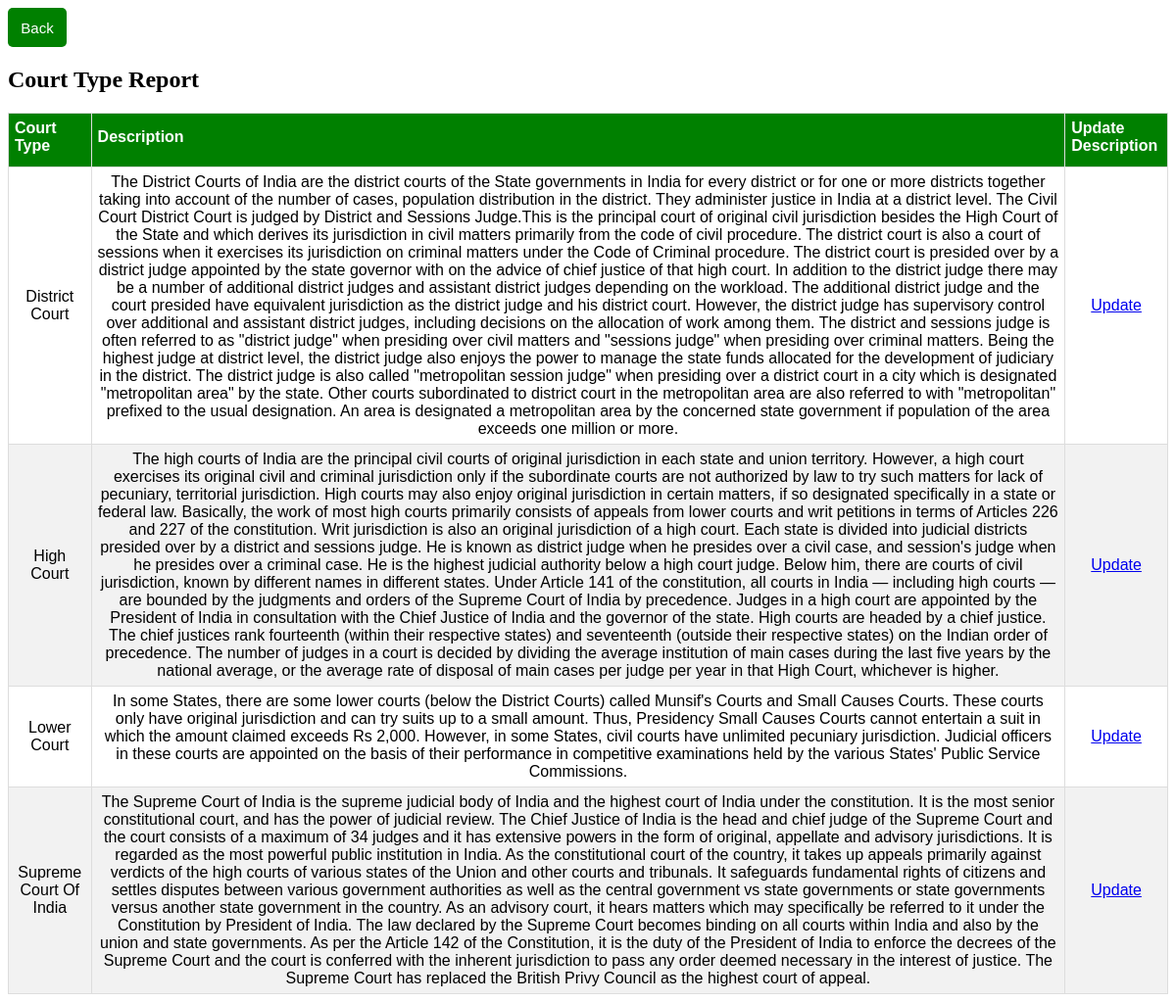
The app's page /courttypereport.php (signed in) with its own data.
### tables this page shows
CREATE TABLE `courttype` (
  `typename` varchar(25) NOT NULL,
  `description` text NOT NULL
);

### courttypereport.php (the view, shortened to what this page needs)
<!DOCTYPE html>
<?php
 require "dbconfig.php";
 $conn=mysqli_connect($host,$user,$pass,$db) or die("we couldn't connect");
 ?>
<html>
<head>
</head>
<body>
	<div align="left">
		<button id="abc" style="width:60px;" onclick="window.location.href='index1.php'">Back</button>
</div>
<div class="form">
<h2>Court Type Report</h2>
<table id="customers" width="100%" border="1" style="border-collapse:collapse;">
<thead>
<tr>
<th><strong>Court Type</strong></th>
<th><strong>Description</strong></th>
<th><strong>Update Description</strong></th>
</thead>
<tbody>
<?php
$count=1;
$sel_query="Select * from courttype ORDER BY typename ASC";
$resul = mysqli_query($conn,$sel_query);
if(mysqli_num_rows($resul)>0){
while($row = mysqli_fetch_assoc($resul)) { ?>
<td align="center"><?php echo $row["typename"]; ?></td>
<td align="center"><?php echo $row["description"]; ?></td>
<td align="center">
	<a href="update1.php?id=<?php echo $row["description"];?>">Update</a>
</td>
<?php $count++; }
} ?>
</tbody>
</table>
</div>
</body>
</html>

### courttypereport.php (style rules this page uses)
#customers { font-family: "Trebuchet MS", Arial, Helvetica, sans-serif; border-collapse: collapse; width: 100%; }
#customers td, #customers th { border: 1px solid #ddd; padding: 6px; }
#customers th { padding-top: px; padding-bottom: 12px; text-align: left; background-color: green; color: white; }
#abc { padding: 10px; font-size: 15px; height:40px; width:80px; color: white; background: green; border: none; border-radius: 5px; }

### records on screen
courttype: typename "District Court", description "The District Courts of India are the district courts of the State governments in India for every district or for one or more districts together taking into account of the number of cases, population distribution in the district. They administer justice in India at a district level. The Civil Court District Court is judged by District and Sessions Judge.This is the principal court of original civil jurisdiction besides the High Court of the State and which derives its jurisdiction in civil matters primarily from the code of civil procedure. The district court is also a court of sessions when it exercises its jurisdiction on criminal matters under the Code of Criminal procedure. The district…"
courttype: typename "High Court", description "The high courts of India are the principal civil courts of original jurisdiction in each state and union territory. However, a high court exercises its original civil and criminal jurisdiction only if the subordinate courts are not authorized by law to try such matters for lack of pecuniary, territorial jurisdiction. High courts may also enjoy original jurisdiction in certain matters, if so designated specifically in a state or federal law. Basically, the work of most high courts primarily consists of appeals from lower courts and writ petitions in terms of Articles 226 and 227 of the constitution. Writ jurisdiction is also an original jurisdiction of a high court. Each state is divided…"
courttype: typename "Lower Court", description "In some States, there are some lower courts (below the District Courts) called Munsif's Courts and Small Causes Courts. These courts only have original jurisdiction and can try suits up to a small amount. Thus, Presidency Small Causes Courts cannot entertain a suit in which the amount claimed exceeds Rs 2,000. However, in some States, civil courts have unlimited pecuniary jurisdiction. Judicial officers in these courts are appointed on the basis of their performance in competitive examinations held by the various States' Public Service Commissions."
courttype: typename "Supreme Court Of India", description "The Supreme Court of India is the supreme judicial body of India and the highest court of India under the constitution. It is the most senior constitutional court, and has the power of judicial review. The Chief Justice of India is the head and chief judge of the Supreme Court and the court consists of a maximum of 34 judges and it has extensive powers in the form of original, appellate and advisory jurisdictions. It is regarded as the most powerful public institution in India. As the constitutional court of the country, it takes up appeals primarily against verdicts of the high courts of various states of the Union and other courts and tribunals. It safeguards fundamental rights of…"
